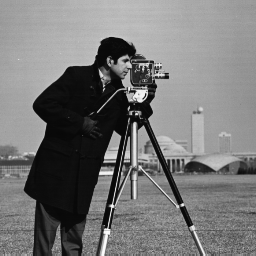
%> input picture 压缩感知简单仿真/cameraman.tif, 256 x 256 px
$ octave CSfor1.m   (GNU Octave 9; MATLAB toolbox functions it lacks are replaced by stand-ins)
%> lines starting %> are read from the running program, lines starting %| are printed output that depends on the picture
%function [x1,x_0,y_0]=CS_1(picname,m)
% compressed sensing example
%
%___DESCRIPTION___
% MATLAB implementation of compressive sensing example as described in R.
% Baraniuk, Compressive Sensing, IEEE Signal Processing Magazine, [118],
% July 2007. The code acquires 250 averaged random measurements of a 2500
% pixel image. We assume that the image has a sparse representation in the
% DCT domain (not very sparse in practice). Hence the image can be
% recovered from its compressed form using basis pursuit.
%
%___DEPENDENCIES___
% Requires the MATLAB toolbox l_1-MAGIC: Recovery of Sparse Signals via Convex
% Programming v1.11 by J. Candes and J. Romberg, Caltech, 2005.
%
%___VARIABLES___
% x = original signal (nx1) y = compressed signal (mx1) Phi = measurement
% matrix (mxn) Psi = Basis functions (nxn) Theta = Phi * Psi (mxn) s =
% sparse coefficient vector (to be determined) (nx1)
%
%___PROBLEM___
% Invert the matrix equation y = Theta * s and therefore recover hat_x as
% k-sparse linear combination of basis functions contained in Psi. Note
% also that y = Phi * x.
%
%___SOLUTION___
% Let Phi be a matrix of i.i.d. Gaussian variables. Solve matrix inversion
% problem using basis pursuit (BP).
%___CREATED___
% o By S.Gibson, School of Physical Sciences, University of Kent.
% o 1st May, 2013.
% o version 1.0
% o NOTES: If the max number of iterations exceeds 25, error sometimes
%   occurs in l1eq_pd function call.
%
%___DISCLAIMER___
% The code below is my interpretation of Baraniuk's compressed sensing
% article. I don't claim to be an authority on the subject!
%___INPUT IMAGE___
%clear, close all,clc
picname='cameraman.tif';
A = imread(picname);
%> A is the input picture: size 256x256 uint8; min 7, max 253, mean 118.7
A_1=A;
% figure(1);
% imshow(picname);
% figure(1);
A = A([50:99],[75:124]);
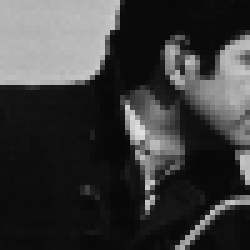
%> A: size 50x50 uint8 (shown 5 times larger); min 8, max 225, mean 59.3
[x_0,y_0]=size(A);
%> x_0 = 50; y_0 = 50
x = double(A(:));
%> x = 2500 values, max 225 at index 1427, min 8 at index 949, mean 59.35
n = length(x);
%> n = 2500
%___MEASUREMENT MATRIX___
m = 200; % NOTE: small error still present after increasing m to 1500;
Phi = randn(m,n);
    %__ALTERNATIVES TO THE ABOVE MEASUREMENT MATRIX___
    %Phi = (sign(randn(m,n))+ones(m,n))/2; % micro mirror array (mma) e.g. single
    %pixel camera Phi = orth(Phi')'; % NOTE: See Candes & Romberg, l1
    %magic, Caltech, 2005.
%___COMPRESSION___
y = Phi*x;%测量矩阵将x压缩到y（y的维度比x小得多）；
%> y = 200 values, max 12875.2 at index 34, min -14984.4 at index 88, mean -328.6
%___THETA___
% NOTE: Avoid calculating Psi (nxn) directly to avoid memory issues.
Theta = zeros(m,n);
for ii = 1:n
 %   ii;
    ek = zeros(1,n);
    ek(ii) = 1;
    psi = idct(ek)';%逆余弦变换进行有损数据压缩
    Theta(:,ii) = Phi*psi;
end
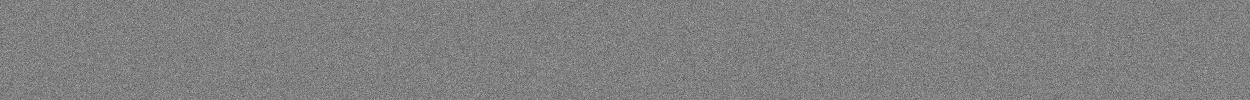
%> Theta: size 200x2500 double (shown at 1/2 size); min -4.76, max 4.71, mean 0.00122; drawn with min black and max white
%> after the loop, ek = 2500 values from 0 to 1
%___l2 NORM SOLUTION___ s2 = Theta\y; %s2 = pinv(Theta)*y
s2 = pinv(Theta)*y;%压缩后的图像
%> s2 = 2500 values, max 281.6 at index 1, min -77.65 at index 1755, mean 0.773
%___BP SOLUTION___
%> (the run ends here)
